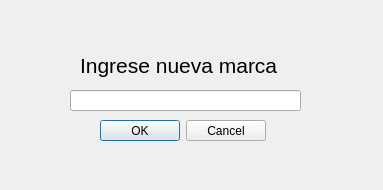
<?xml version="1.0" encoding="UTF-8"?>
<ui version="4.0">
 <class>guiprod_nuevo_marca</class>
 <widget class="QDialog" name="guiprod_nuevo_marca">
  <property name="geometry">
   <rect>
    <x>0</x>
    <y>0</y>
    <width>383</width>
    <height>190</height>
   </rect>
  </property>
  <property name="windowTitle">
   <string>Dialog</string>
  </property>
  <widget class="QLabel" name="label">
   <property name="geometry">
    <rect>
     <x>80</x>
     <y>30</y>
     <width>201</width>
     <height>71</height>
    </rect>
   </property>
   <property name="font">
    <font>
     <pointsize>16</pointsize>
    </font>
   </property>
   <property name="text">
    <string>Ingrese nueva marca</string>
   </property>
  </widget>
  <widget class="QLineEdit" name="lineEdit">
   <property name="geometry">
    <rect>
     <x>70</x>
     <y>90</y>
     <width>231</width>
     <height>21</height>
    </rect>
   </property>
  </widget>
  <widget class="QDialogButtonBox" name="buttonBox">
   <property name="geometry">
    <rect>
     <x>100</x>
     <y>120</y>
     <width>166</width>
     <height>21</height>
    </rect>
   </property>
   <property name="standardButtons">
    <set>QDialogButtonBox::Cancel|QDialogButtonBox::Ok</set>
   </property>
  </widget>
 </widget>
 <resources/>
 <connections/>
</ui>
